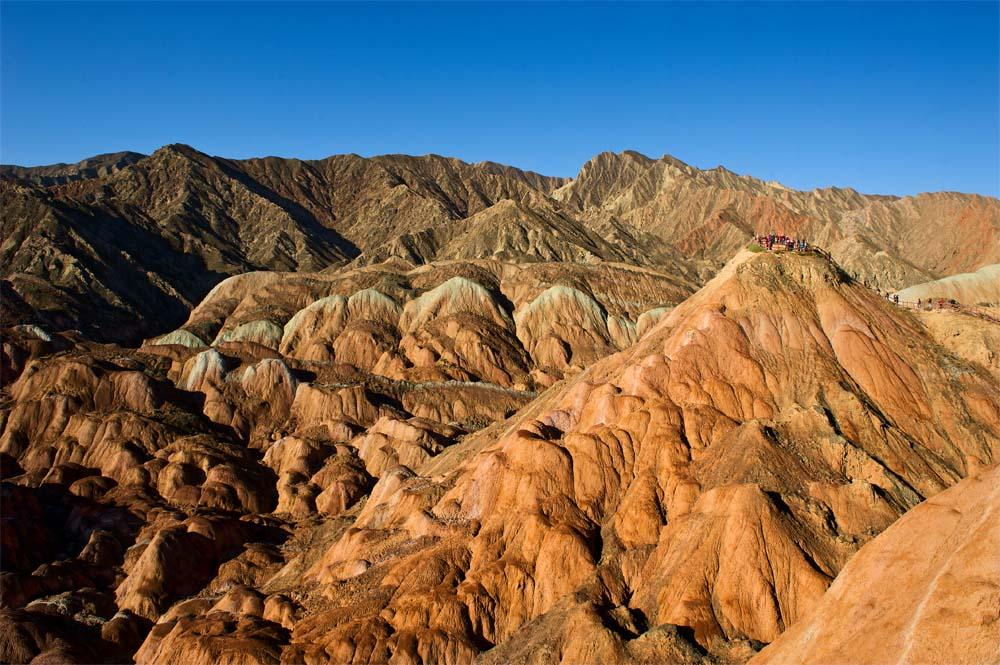
#> input picture mountain.jpeg, 1000 x 665 px
$ python imageHSV.py ../mountain.jpeg
#> lines starting #> are read from the running program, lines starting #| are printed output that depends on the picture
#> in main_func, imgOri is the input picture: shape (665, 1000, 3); mean B, G, R 92.7, 103.7, 114.4
#!/usr/bin/env python
# -*- coding: utf-8 -*-
# author：lowkeyway time:8/8/2019

import sys
import cv2 as cv
import numpy as np

hPos = 100
sPos = 100
vPos = 100
HSV_MAX = 300

# [64 lines left out: functions showImgPara, splitRGBTest, hCallBack, sCallBack, vCallBack, not called in this run]

def cover2HSVTest(imgOri):
    global HSV_MV, HSV_TempMV
    cv.imshow("imgOri", imgOri)
    HSV = cv.cvtColor(imgOri, cv.COLOR_BGR2HSV)
#> HSV: shape (665, 1000, 3); mean H, S, V 42.6, 172.8, 156.4
    cv.imshow("HSV", HSV)

    HSV_MV = cv.split(HSV)
    HSV_TempMV = cv.split(HSV)


    cv.imshow("H", HSV_MV[0])
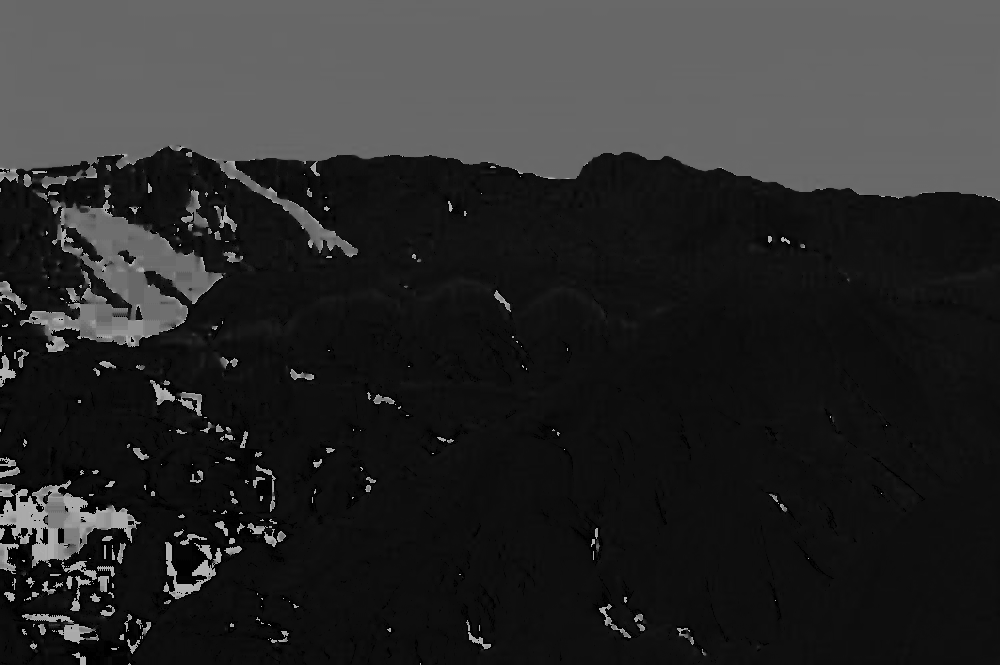
#> window 'H': shape (665, 1000); min 0, max 179, mean 42.6
    cv.imshow("S", HSV_MV[1])
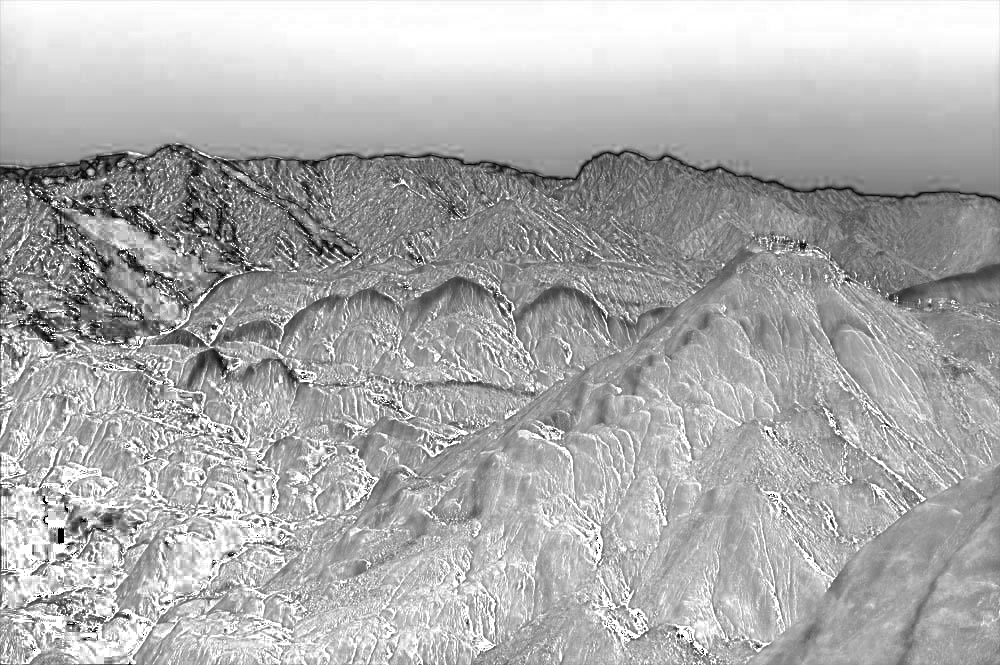
#> window 'S': shape (665, 1000); min 0, max 255, mean 172.8
    cv.imshow("V", HSV_MV[2])
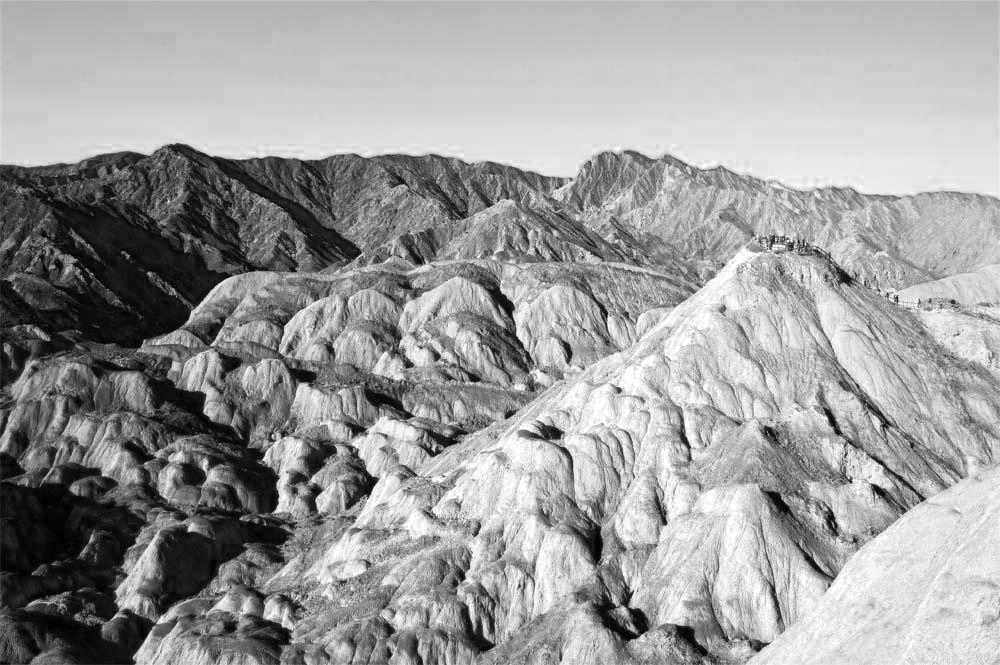
#> window 'V': shape (665, 1000); min 0, max 255, mean 156.4

    cv.createTrackbar("H", "imgOri", hPos, HSV_MAX, hCallBack)
    cv.createTrackbar("S", "imgOri", sPos, HSV_MAX, sCallBack)
    cv.createTrackbar("V", "imgOri", vPos, HSV_MAX, vCallBack)


def main_func(argv):
    global  imgOri
    imgOri = cv.imread("../mountain.jpeg")
    # splitRGBTest(imgOri)
    cover2HSVTest(imgOri)

    cv.waitKey(0)


if __name__ == '__main__':
    main_func(sys.argv)
